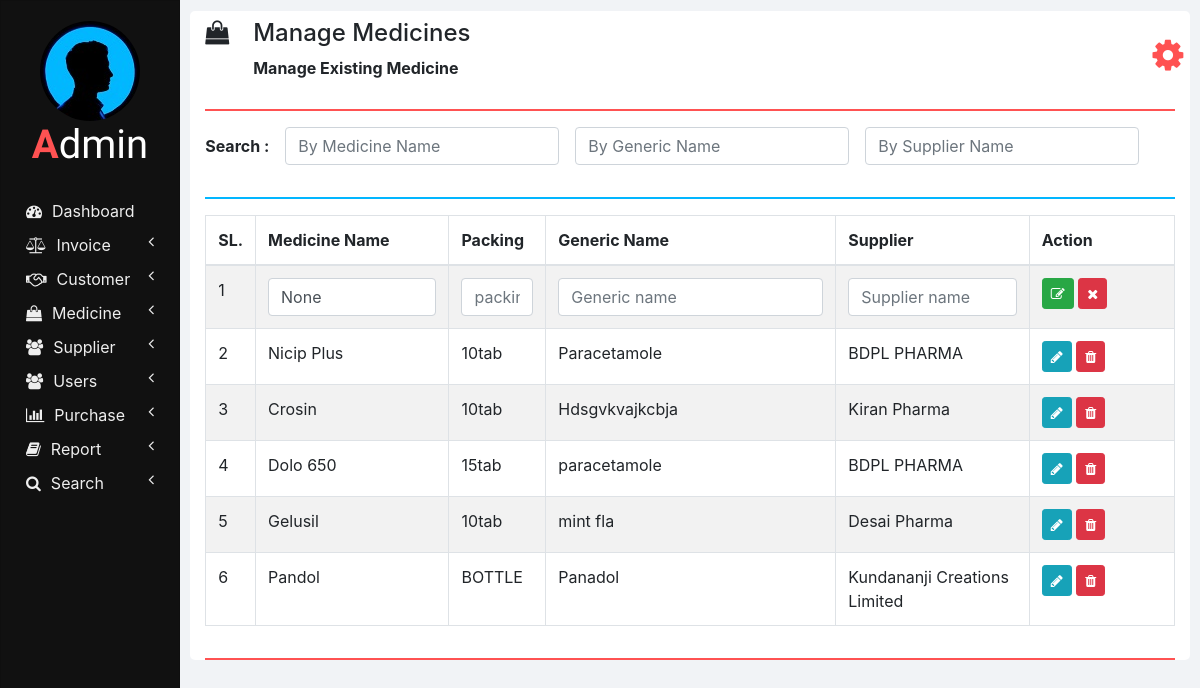
Screenshot of /manage_medicine.php with the database file from the repository.
### tables this page shows
CREATE TABLE `medicines` (
  `id` int(11) NOT NULL,
  `name` varchar(100) NOT NULL,
  `packing` varchar(20) NOT NULL,
  `generic_name` varchar(100) NOT NULL,
  `supplier_name` varchar(100) NOT NULL
);

### php/manage_medicine.php (the view, shortened to what this page needs)
<?php
  function showMedicines($id) {
    require "db_connection.php";
    if($con) {
      $seq_no = 0;
      $query = "SELECT * FROM medicines";
      $result = mysqli_query($con, $query);
      while($row = mysqli_fetch_array($result)) {
        $seq_no++;
        if($row['id'] == $id)
          showEditOptionsRow($seq_no, $row);
        else
          showMedicineRow($seq_no, $row);
      }
    }
  }
  function showMedicineRow($seq_no, $row) {
    ?>
    <tr>
      <td><?php echo $seq_no; ?></td>
      <td><?php echo $row['name']; ?></td>
      <td><?php echo $row['packing']; ?></td>
      <td><?php echo $row['generic_name']; ?></td>
      <td><?php echo $row['supplier_name']; ?></td>
      <td>
        <button href="" class="btn btn-info btn-sm" onclick="editMedicine(<?php echo $row['id']; ?>);">
          <i class="fa fa-pencil"></i>
        </button>
        <button class="btn btn-danger btn-sm" onclick="deleteMedicine(<?php echo $row['id']; ?>);">
          <i class="fa fa-trash"></i>
        </button>
      </td>
    </tr>
    <?php
  }
function showEditOptionsRow($seq_no, $row) {
  ?>
  <tr>
    <td><?php echo $seq_no; ?></td>
    <td>
      <input type="text" class="form-control" value="<?php echo $row['name']; ?>" placeholder="Medicine name" id="medicine_name" onblur="notNull(this.value, 'medicine_name_error');">
    </td>
    <td>
      <input type="text" class="form-control" value="<?php echo $row['packing']; ?>" placeholder="packing" id="packing" onblur="notNull(this.value, 'pack_error');">
    </td>
    <td>
      <input type="text" class="form-control" value="<?php echo $row['generic_name']; ?>" placeholder="Generic name" id="generic_name" onblur="notNull(this.value, 'generic_name_error');">
    </td>
    <td>
      <input type="text" class="form-control" value="<?php echo $row['supplier_name']; ?>" placeholder="Supplier name" id="suppliers_name" onblur="notNull(this.value, 'supplier_name_error');">
    </td>
    <td>
      <button href="" class="btn btn-success btn-sm" onclick="updateMedicine(<?php echo $row['id']; ?>);">
        <i class="fa fa-edit"></i>
      </button>
      <button class="btn btn-danger btn-sm" onclick="cancel();">
        <i class="fa fa-close"></i>
      </button>
    </td>
  </tr>
  <?php
}
?>

### css/sidenav.css (style rules this page uses)
body { background-color: #f1f3f6; }
.sidenav { width: 15%; height: 100vh; background-color: #222222; position: fixed; z-index: 1; flex: 1 0 auto; }
.card { width: 100%; height: 100%; top: 0; border-radius: 0; background-color: #111111; }
.logo .logo-caption { font-family: 'Poiret One', cursive; color: #ffffff; text-align: center; margin-bottom: 25px; }
.logo .profile { margin-left: 50%; border-radius: 50%; transform: translate(-50%); }
.logo .tweak { color: #ff5252; font-weight: bold; }
.main-menu-item { padding: 5px 5px; cursor: pointer; }
.main-menu-item > a { color: #eeeeee; text-decoration: none; font-size: 16px; }
.main-menu-item > a > span { margin-left: 10px; }

### css/home.css (style rules this page uses)
html, body { height: 100vh; }

### rows the page displays
medicines: seq_no "1", name "None"
medicines: seq_no "2", name "Nicip Plus", packing "10tab", generic_name "Paracetamole", supplier_name "BDPL PHARMA"
medicines: seq_no "3", name "Crosin", packing "10tab", generic_name "Hdsgvkvajkcbja", supplier_name "Kiran Pharma"
medicines: seq_no "4", name "Dolo 650", packing "15tab", generic_name "paracetamole", supplier_name "BDPL PHARMA"
medicines: seq_no "5", name "Gelusil", packing "10tab", generic_name "mint fla", supplier_name "Desai Pharma"
medicines: seq_no "6", name "Pandol", packing "BOTTLE", generic_name "Panadol", supplier_name "Kundananji Creations Limited"

### other values shown
$heading "Manage Medicines"
$sub_heading "Manage Existing Medicine"
